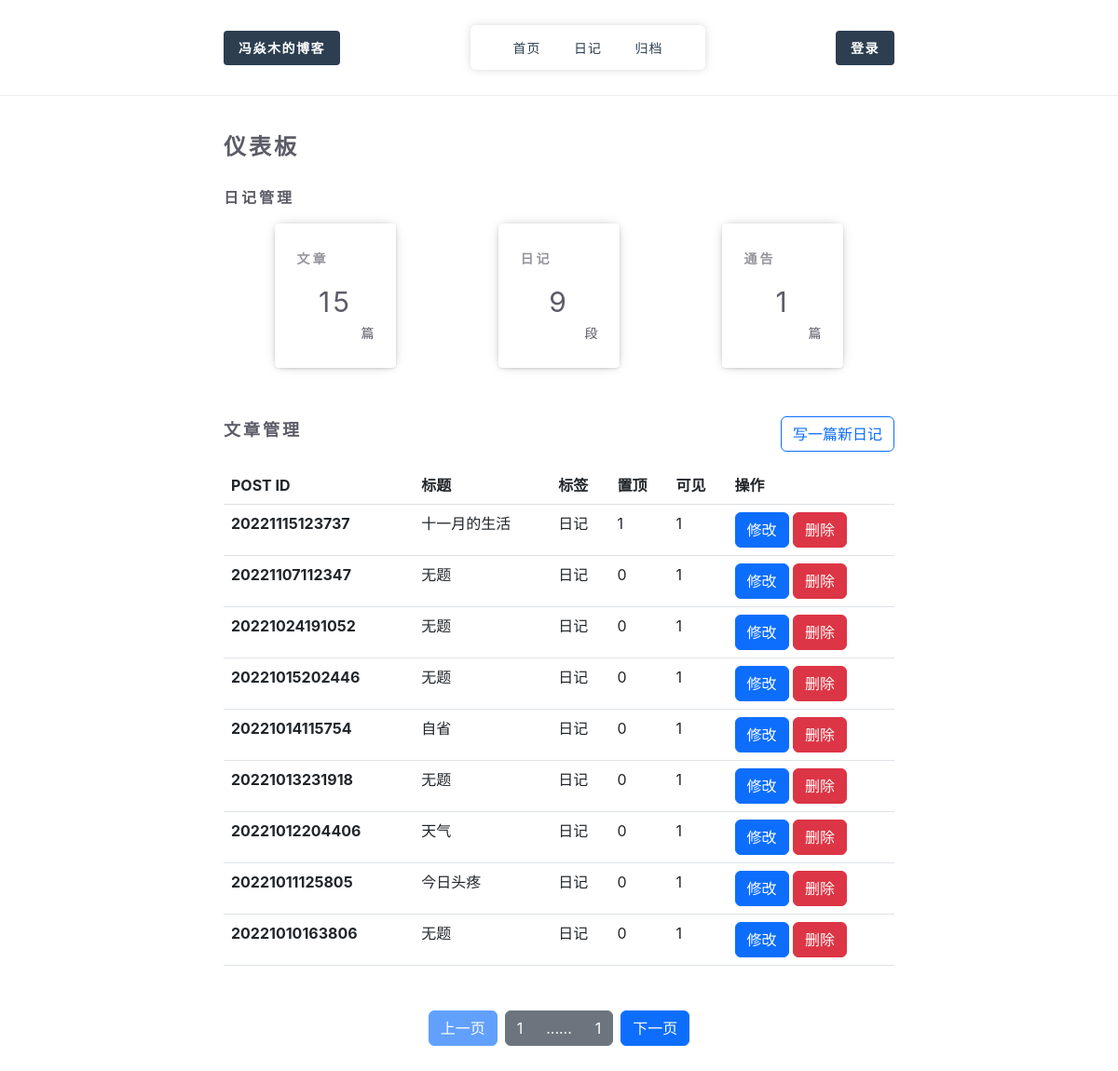
/admin/daily/page/1 (signed in), run on the app's committed database.
### tables this page shows
CREATE TABLE POST(pid         CHAR(50)  PRIMARY KEY       NOT NULL,title       CHAR(100)                   NOT NULL,content     TEXT                        NOT NULL,tags        TEXT                        NOT NULL,author      CHAR(100)                   NOT NULL,create_date CHAR(50)                    NOT NULL,views       INT                         NOT NULL,visible     INT                         NOT NULL,is_top      INT                         NOT NULL);

### core/views/admin.py (the view)
@bp.route("/")
@bp.route("/<string:view>/page/<int:page>", methods=['POST','GET'])
def article(view="aritcle",page=1):
    if 'username' not in session:
        return redirect(url_for('admin.login'))
    page -= 1
    if view == "daily":
        condition = "tags == '日记'"
    elif view == "notice":
        condition = "tags == '公告'"
    else:
        condition = "tags != '日记' and tags != '公告'"
    post = select_table(
        modle=PostModle(),
        condition=condition,
        order_by='pid desc,create_date desc',
        limit=10,
        offset=page*10
    )
    post_count = select_table(
        col=['count(*)'],
        modle=PostModle(),
        condition="tags != '日记' and tags != '公告'",
        limit=1
    )['count(*)']
    daily_count = select_table(
        col=['count(*)'],
        modle=PostModle(),
        condition="tags == '日记'",
        limit=1
    )['count(*)']
    notice_count = select_table(
        col=['count(*)'],
        modle=PostModle(),
        condition="tags == '公告'",
        limit=1
    )['count(*)']
    print(post)
    return render_template(
        "admin_article.html",
        post=post,
        post_count=post_count,
        daily_count=daily_count,
        notice_count=notice_count
    )

### core/lib/Config/__init__.py (called while the page is built)
def get_config(config_file=None):
    if config_file is None:
        config_file="config.json"
    with open(config_file, "r", encoding="utf-8") as f:
        config_data = json.load(f)
    return config_data

### core/lib/Db/Db.py (called while the page is built)
def get_db(config_file=None):
    config = get_config(config_file)
    conn = sqlite3.connect(config['db_name'] + ".db")
    return conn

### core/templates/admin_article.html (shortened to what this page needs)
{% extends 'admin.html' %}
{% block table %}
<div class="AdminArticleList">
        <div class="header">
            <div class="title"><h3>文章管理</h3></div>
            <a href="/admin/editor"><button type="button" class="btn btn-outline-primary new_post_button" >写一篇新文章</button></a>
        </div>
        <div class="content">
            <table class="table table-hover ">
              <thead>
                <tr>
                  <th scope="col">POST ID</th>
                  <th scope="col">标题</th>
                  <th scope="col">标签</th>
                  <th scope="col">置顶</th>
                  <th scope="col">可见</th>
                  <th scope="col">操作</th>
                </tr>
              </thead>
              <tbody>
              {% for item in post %}
               <tr>
                  <th scope="row">{{ item['pid'] }}</th>
                  <td>{{ item['title'] }}</td>
                  <td>{{ item['tags'] }}</td>
                  <td>{{ item['isTop'] }}</td>
                  <td>{{ item['visible'] }}</td>
                  <td>
                      <a href="/admin/editor/{{ item['pid'] }}"><button type="button" class="btn btn-primary">修改</button></a>
                      <button type="button" tag="{{ item['pid'] }}" class="btn btn-danger" onclick="delete_post(this)">删除</button>
                  </td>
                </tr>
              {% endfor %}
              </tbody>
            </table>
            <div class="btn-toolbar" role="toolbar" aria-label="Toolbar with button groups">
              <div class="btn-group me-2" role="group" aria-label="First group">
                <button type="button" class="btn btn-primary disabled" id="previous" onclick="pervious()"> 上一页 </button>
              </div>
              <div id="page_list" class="btn-group me-2" role="group" aria-label="Second group">
                <button type="button" class="btn btn-secondary " id="crrent_page">1</button>
                <button type="button" class="btn btn-secondary" id="anthor_page">......</button>
                <a class="btn btn-secondary" href="" id="last_page">1</a>
              </div>
              <div class="btn-group" role="group" aria-label="Third group">
                <button type="button" class="btn btn-primary" id="next" onclick="next()"> 下一页 </button>
              </div>
            </div>
        </div>
</div>
{% endblock %}

### core/static/js/katex/katex.css (style rules this page uses)
body { counter-reset: katexEqnNo mmlEqnNo; }

### core/static/css/main.css (style rules this page uses)
body { margin: 0; font-family: -apple-system, BlinkMacSystemFont, "Segoe UI", "Roboto", "Oxygen", "Ubuntu", "Cantarell", "Fira Sans", "Droid Sans", "Helvetica Neue", sans-serif; -webkit-font-smoothing: antialiased; -moz-osx-font-smoothing: grayscale; }
.AdminView .header { margin-bottom: 1em; letter-spacing: 3px; font-size: 24px; font-weight: 700; color: #5c5c67; }
.AdminView .header h3 { font-size: 18px; font-weight: bold; }
.AdminView .main a { text-decoration: none; }
.AdminView .main .header { display: flex; font-size: 16px; align-items: center; justify-content: space-between; }
.AdminView .main .AdminArticleList .content .btn-toolbar { margin: 3em 0; justify-content: center; }

### data on the page
POST: pid "20221115123737", title "十一月的生活", tags "日记", isTop "1", visible "1"
POST: pid "20221107112347", title "无题", tags "日记", isTop "0", visible "1"
POST: pid "20221024191052", title "无题", tags "日记", isTop "0", visible "1"
POST: pid "20221015202446", title "无题", tags "日记", isTop "0", visible "1"
POST: pid "20221014115754", title "自省", tags "日记", isTop "0", visible "1"
POST: pid "20221013231918", title "无题", tags "日记", isTop "0", visible "1"
POST: pid "20221012204406", title "天气", tags "日记", isTop "0", visible "1"
POST: pid "20221011125805", title "今日头疼", tags "日记", isTop "0", visible "1"
POST: pid "20221010163806", title "无题", tags "日记", isTop "0", visible "1"

### other printed values
{{ post_count }} "15"
{{ daily_count }} "9"
{{ notice_count }} "1"
